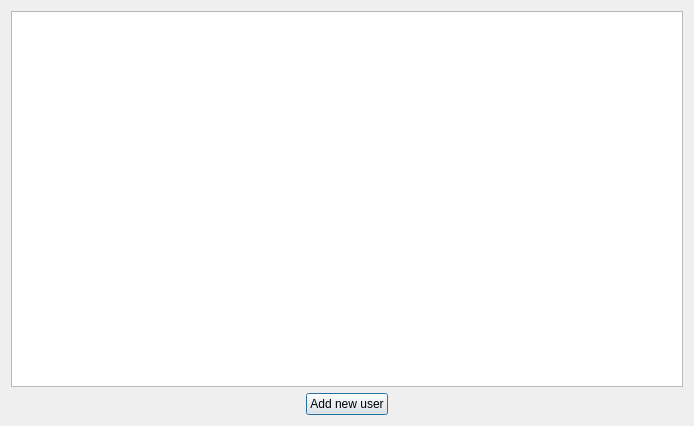
<?xml version="1.0" encoding="UTF-8"?>
<ui version="4.0">
 <class>staffDialog</class>
 <widget class="QDialog" name="staffDialog">
  <property name="geometry">
   <rect>
    <x>0</x>
    <y>0</y>
    <width>694</width>
    <height>426</height>
   </rect>
  </property>
  <property name="maximumSize">
   <size>
    <width>800</width>
    <height>426</height>
   </size>
  </property>
  <property name="windowTitle">
   <string>Dialog</string>
  </property>
  <layout class="QVBoxLayout" name="verticalLayout">
   <item>
    <widget class="QTableView" name="tableView"/>
   </item>
   <item>
    <layout class="QHBoxLayout" name="horizontalLayout">
     <item>
      <spacer name="horizontalSpacer">
       <property name="orientation">
        <enum>Qt::Horizontal</enum>
       </property>
       <property name="sizeHint" stdset="0">
        <size>
         <width>40</width>
         <height>20</height>
        </size>
       </property>
      </spacer>
     </item>
     <item>
      <widget class="QPushButton" name="pushButton">
       <property name="text">
        <string>Add new user</string>
       </property>
      </widget>
     </item>
     <item>
      <spacer name="horizontalSpacer_2">
       <property name="orientation">
        <enum>Qt::Horizontal</enum>
       </property>
       <property name="sizeHint" stdset="0">
        <size>
         <width>40</width>
         <height>20</height>
        </size>
       </property>
      </spacer>
     </item>
    </layout>
   </item>
  </layout>
 </widget>
 <resources/>
 <connections/>
</ui>
